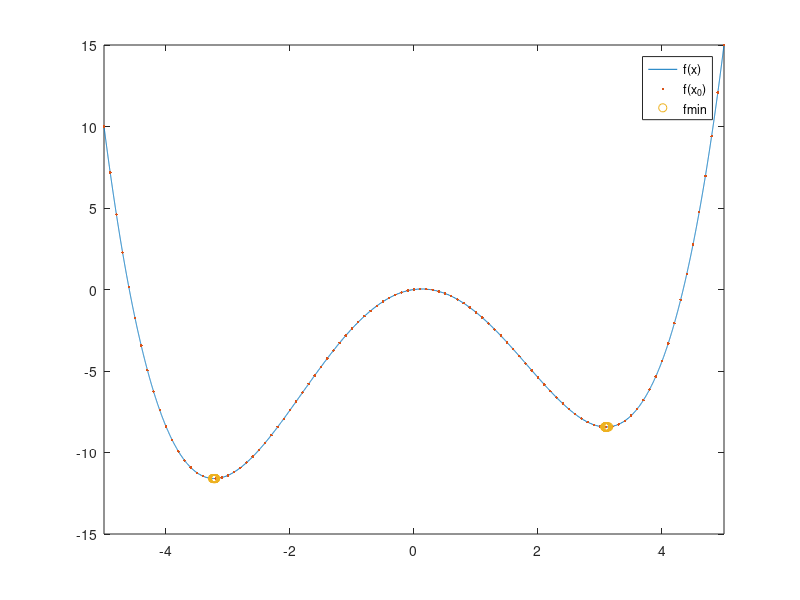

MATLAB code to generate this figure:
clear all
close all
clc


sigma = 0.0025
%sigma = 0.01
%sigma = 0.25
%sigma = 1


f = @(x) 0.1 * (x.^4 - 20*x.^2 + 5*x) + sigma * randn(size(x));

X_0 = [-5:0.1:5];

minimiums = [];
for x0 = X_0
    m = fminsearch(f, x0);
    minimiums = [minimiums, m];
end


% plot curve
plot([-5:0.001:5], f([-5:0.001:5]));
xlim([-5 5]) 
hold on;

% startowe
plot(X_0, f(X_0), '.')

% startowe
plot(minimiums, f(minimiums), 'o')

legend("f(x)", "f(x_0)", "fmin");



